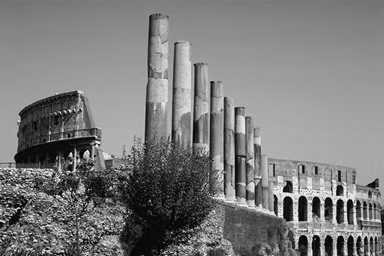
#> input picture hw1/img/02.png, 384 x 256 px; its folder holds only this picture in this run
$ python main.py   (Python 2 division)
#> lines starting #> are read from the running program, lines starting #| are printed output that depends on the picture
### hw1/src/scale.py
#!/usr/bin/env python
# -*- coding: utf-8 -*-

from numpy import arange

from util import ImageForProcess, create_image


def scale(input_img, size):
    """Scale image to given size.

    The input must be a grey image.
    Usage:
        output_img = scale(input_img, size)
    """

    if size == input_img.size:
        return create_image(
            input_img.mode, size,
            lambda x, y: input_img.getpixel((x, y)))

    # calculate measures of input/output
    in_size = input_img.size
    in_width, in_height = in_size
    out_width, out_height = size

    # relative horizontal coordinates of output images
    x = arange(0.0, in_width, float(in_width)/out_width)
    # relative vertical coordinates of output images
    y = arange(0.0, in_height, float(in_height)/out_height)

    # get interpolated value
    im = ImageForProcess(input_img)
    ip = im.get_interpolation()
    pixels = ip(y, x)

    return create_image(input_img.mode, size, lambda x, y: pixels[y][x])

### hw1/src/util.py
#!/usr/bin/env python
# -*- coding: utf-8 -*-

from PIL import Image
from numpy import arange
from scipy import interpolate
import numpy as np


class ImageForProcess(object):
    """Extension of the PIL `Image` class.

    Since the PIL `Image` class isn't designed to be inherited,
    it is just a wrapper of the `Image` class.

    Instantiated with:
        im = ImageForProcess(PIL_Image_instace)

    The original attributes in the `Image` class can be accessed as usual.
    """
    def __init__(self, im):
        self._im = im
        self.width, self.height = self._im.size

    # Mimic inheritance.
    # Enable direct access to the attributes of `Image`.
    def __getattr__(self, key):
        if key == '_im':
            raise AttributeError()
        return getattr(self._im, key)

    def get_pixels(self, band=None):
        """Get the pixel data stored in a nested list.

        e.g.  [[1,2,3], [3,4,5] ...], each row is a horizontal line.
        """
        # process by pixel because of the limitation in HW1
        data = []
        for y in range(self.height):
            row = []
            for x in range(self.width):
                row.append(self.getpixel((x, y)))
            data.append(row)
        return data

        # use the whole data
        # data = list(self._im.getdata(band))
        # return [data[i:i+width] for i in range(0, len(data), width)]

    def get_interpolation(self, band=None):
        """Get the interpolation of specific band.

        `band` default to None i.e. a grey image
        """
        width, height = self.size
        x, y = arange(self.width), arange(height)
        z = np.array(self.get_pixels(band))
        return interpolate.RectBivariateSpline(y, x, z)


def create_image(mode, size, cb):
    # create a new image
    out = Image.new(mode, size)
    # draw the new image
    # process by pixel because of the limitation in HW1
    for y in range(size[1]):
        for x in range(size[0]):
            out.putpixel((x, y), cb(x, y))

    return out

### hw1/src/main.py
#!/usr/bin/env python
# -*- coding: utf-8 -*-

import os
import argparse

from PIL import Image

from scale import scale
from quantize import quantize


def case_message(message):
    return "    " + message


def expect(condition, pass_message, fail_message):
    if not condition:
        raise Exception(case_message(fail_message))
    else:
        print case_message(pass_message)


def test_scale(filename, result_dir=None):
#> called with filename = 'hw1/img/02.png', result_dir = 'hw1/result'
    input_img = Image.open(filename)
#> input_img is the input picture: PIL image 384x256 L; min 0, max 255, mean 123.7

    cases = []
    cases.append([(192, 128), (96, 64), (48, 32), (24, 16), (12, 8)])
    cases.append([(300, 200), ])
    cases.append([(450, 300), ])
    cases.append([(500, 200), ])
    count = 1

    for case in cases:
        for size in case:
            print "Scaling Case %d" % (count, )
            result = scale(input_img, size)
            result_size = result.size
            comparison = "expected size %s, actual size %s" % (
                str(size), str(result_size))

            count += 1

            expect(
                result_size == size,
                "[PASS] Scaling: " + comparison,
                "[FAIL] Scaling: " + comparison)

            if result_dir:
                result_name = 'scale-%d-%d.png' % size
                result_path = os.path.join(result_dir, result_name)
                result.save(result_path)
                print case_message('[Saved] ' + result_path)
#> this loop made 1 pass
#> pass 1, in scale, `pixels = ip(y, x)`:
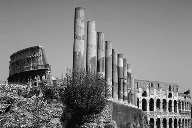
#> pixels: shape (128, 192) float64; min -5.77e-15, max 255, mean 123.8; drawn with min black and max white
#> after the loop, count = 1


def test_quantize(filename, result_dir=None):
    input_img = Image.open(filename)

    cases = [128, 32, 8, 4, 2]
    count = 1

    for level in cases:
        print "Quantization Case %d" % (count, )
        result = quantize(input_img, level)
        result_level = len(result.getcolors())
        comparison = "expected level %d, actual level %d" % (
            level, result_level)

        count += 1
        expect(
            result_level == level,
            "[PASS] Quantization: " + comparison,
            "[FAIL] Quantization: " + comparison)

        if result_dir:
            result_name = 'quantize-%d.png' % (level, )
            result_path = os.path.join(result_dir, result_name)
            result.save(result_path)
            print case_message('[Saved] ' + result_path)


def main():
    parser = argparse.ArgumentParser()
    parser.add_argument("-s", "--source", type=str, default="02.png")
    source = parser.parse_args().source

    # absolute path to the directory of this .py
    file_dir = os.path.dirname(os.path.realpath(__file__))
    # absolute path to the parent directory of this .py
    parent_dir, _ = os.path.split(file_dir)
    # absolute path to the image file to process
    filename = os.path.join(parent_dir, 'img', source)
    # absolute path to the result directory
    result_dir = os.path.join(parent_dir, 'result')

    print 'Source path: ' + filename
    if not os.path.exists(filename):
        raise Exception("Source file doesn't exists!")
    print 'Result directory: ' + result_dir

    test_scale(filename, result_dir)
    test_quantize(filename, result_dir)

if __name__ == "__main__":
#> (the run stopped early here; a loop or call above may not have finished)
